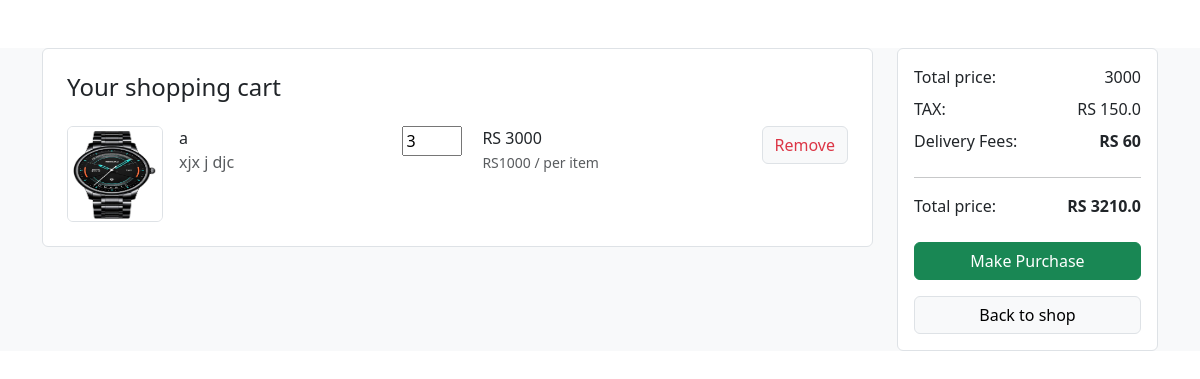
Screenshot of /shop/cart/ (signed in) with the database file from the repository.
### harryshop/models.py (models this page shows, shortened)
class CartItem(models.Model):
    user = models.ForeignKey(User, on_delete=models.CASCADE)
    product = models.ForeignKey(Product, on_delete=models.CASCADE)
    quantity = models.PositiveIntegerField(default=1)
    def priceofspeproduct(self):
        return self.product.product_price*self.quantity

class Product(models.Model):
    product_category = models.ForeignKey(Category, on_delete=models.CASCADE,default="")
    product_name = models.CharField(max_length=100,default="")
    product_price=models.IntegerField(default=0)
    product_description = models.TextField(default="")
    product_image=models.ImageField(upload_to='shopp/images',default="")
    product_color=models.CharField(max_length=20,default="")

### harryshop/views.py (the view)
# urls.py: path('cart/',views.cart,name='cart'),
def cart(request):
    if request.method=="POST":
        product_quantity=int(request.POST.get('quantity',1))
        productid=request.POST.get('productid')
        cart_items, created = CartItem.objects.get_or_create(user=request.user, product=productid)
        cart_items.quantity=int(product_quantity)
        cart_items.save()
    cart_it = CartItem.objects.filter(user=request.user)
    total_price = cart_it.annotate(item_total=F('quantity') * F('product__product_price')).aggregate(total=Sum('item_total'))['total'] or 0
    total_TAX=total_price*5/100
    product=Product.objects.all()
    if cart_it:
        delevery_fees=60
        price_after_tax_delevery=total_price+ total_TAX + delevery_fees
    else:
        delevery_fees = 0
        price_after_tax_delevery=total_price+ total_TAX
    params = {'cartitemss': cart_it, 'total_price': total_price,'total_tax':total_TAX,'price_includes':price_after_tax_delevery,'delevery_fees':delevery_fees,'product':product}
    return render(request,'cart.html',params)

### templates/cart.html (shortened to what this page needs)
<!doctype html>
<html lang="en">
  <head>
    <link href="https://cdn.jsdelivr.net/npm/bootstrap@5.3.0/dist/css/bootstrap.min.css" rel="stylesheet">
    <link rel="stylesheet" href="/static/cartpage/css/cart.css">
    <link rel="stylesheet" href="/static/assets/css/animate.css">
  </head>
  <body>
      <section class="bg-light my-5">
        <div class="container">
          <div class="row">
            <div class="col-lg-9">
              <div class="card border shadow-0">
                <div class="m-4">
                  <h4 class="card-title mb-4">Your shopping cart</h4>
                  {% if cartitemss %}
                  {% for c in cartitemss %}
                  <div class="row gy-3">
                    <div class="col-lg-5">
                      <div class="me-lg-5">
                        <div class="d-flex">
                          <img src="/media/{{c.product.product_image}}" class="border rounded me-3" style="width: 96px; height: 96px;" />
                          <div class="">
                            <a href="#" class="nav-link">{{c.product.product_name}}</a>
                            <p class="text-muted">{{c.product.product_color}}</p>
                          </div>
                        </div>
                      </div>
                    </div>
                    <div class="col-lg-2 col-sm-6 col-6 d-flex flex-row flex-lg-column flex-xl-row text-nowrap">
                      <div class="">
                        <form id="{{c.product.product_name}}" action="" method="post">
                            <input style="width:60px ;margin-right:20px;" id="cartadddelete{{c.product.product_name}}" oninput="submitForm('{{c.product.product_name}}')" type = "number" min = "1" value = "{{c.quantity}}" name="quantity">
                          </form>
                      </div>
                      <div class="">
                        <text class="h6">RS {{c.priceofspeproduct}}</text> <br />
                        <small class="text-muted text-nowrap"> RS{{c.product.product_price}} / per item </small>
                      </div>
                    </div>
                    <div class="col-lg col-sm-6 d-flex justify-content-sm-center justify-content-md-start justify-content-lg-center justify-content-xl-end mb-2">
                      <div class="float-md-end">
                        <a href="/shop/cart/{{c.product.id}}" class="btn btn-light border text-danger icon-hover-danger"> Remove</a>
                      </div>
                    </div>
                  </div>
                  {% endfor %}
                  {% else %}
                  <h2 class="click">Your cart is empty add products</h2>
                  <h2 class="click"> Click here to add product</h2>
                  <div class="click">
                    <a href="/shop" class="btn btn-light border text-danger icon-hover-danger"> CLICK HERE</a>
                  </div>
                  {% endif %}
                </div>
              </div>
            </div>
            <div class="col-lg-3">
              <div class="card shadow-0 border">
                <div class="card-body">
                  <div class="d-flex justify-content-between">
                    <p class="mb-2">Total price:</p>
                    <p class="mb-2">{{total_price}}</p>
                  </div>
                  <div class="d-flex justify-content-between">
                    <p class="mb-2">TAX:</p>
                    <p class="mb-2">RS {{total_tax}}</p>
                  </div>
                  <div class="d-flex justify-content-between">
                    <p class="mb-2">Delivery Fees:</p>
                    <p class="mb-2 fw-bold">RS {{delevery_fees}}</p>
                  </div>
                  <hr />
                  <div class="d-flex justify-content-between">
                    <p class="mb-2">Total price:</p>
                    <p class="mb-2 fw-bold">RS {{price_includes}}</p>
                  </div>
                  <div class="mt-3">
                    <a href="#" class="btn btn-success w-100 shadow-0 mb-2"> Make Purchase </a>
                    <a href="#" class="btn btn-light w-100 border mt-2" onclick="s()"> Back to shop </a>
                  </div>
                </div>
              </div>
            </div>
          </div>
        </div>
      </section>
  </body>
</html>

### rows the page displays
CartItem: product.product_image (picture), product.product_name "a", product.product_color "xjx j djc", quantity "3", priceofspeproduct "3000", product.product_price "1000"

### other values shown
{{ total_price }} "3000"
{{ total_tax }} "150.0"
{{ delevery_fees }} "60"
{{ price_includes }} "3210.0"
